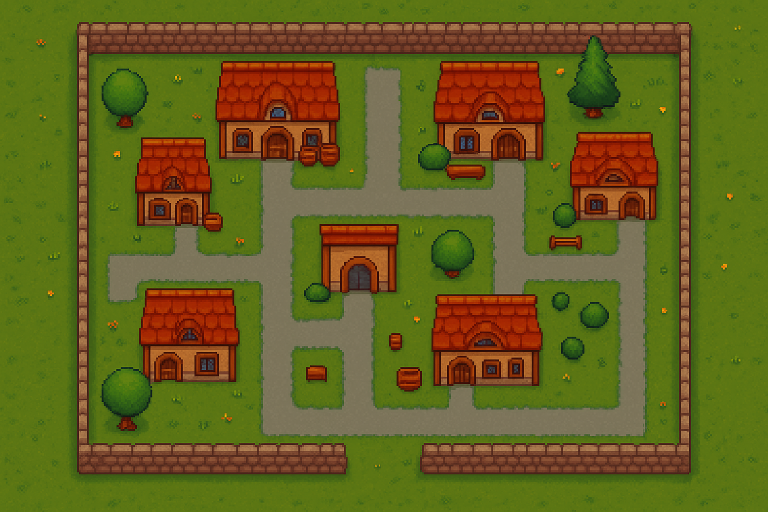
#> input picture assets/maps/city/background.png, 1536 x 1024 px (shown at 1/2 size)
$ python add_city_navigation_sign.py
#> lines starting #> are read from the running program, lines starting #| are printed output that depends on the picture
from pathlib import Path

from PIL import Image, ImageDraw

ROOT = Path(__file__).resolve().parents[1]
CITY_MAP = ROOT / "assets" / "maps" / "city" / "background.png"

WOOD = (176, 108, 53, 255)
WOOD_DARK = (91, 57, 29, 255)


def draw_gate_sign(draw, x, y):
    draw.rectangle((x - 7, y, x + 7, y + 70), fill=WOOD_DARK)
    draw.rectangle((x - 78, y + 7, x + 78, y + 35), fill=WOOD)
    draw.rectangle((x - 70, y + 12, x + 70, y + 30), outline=WOOD_DARK, width=3)
    draw.polygon([(x + 78, y + 7), (x + 112, y + 21), (x + 78, y + 35)], fill=WOOD)
    draw.rectangle((x - 46, y + 18, x + 46, y + 24), fill=WOOD_DARK)


def main():
    img = Image.open(CITY_MAP).convert("RGBA")
    draw = ImageDraw.Draw(img)
    draw_gate_sign(draw, 870, 875)
    img.save(CITY_MAP)
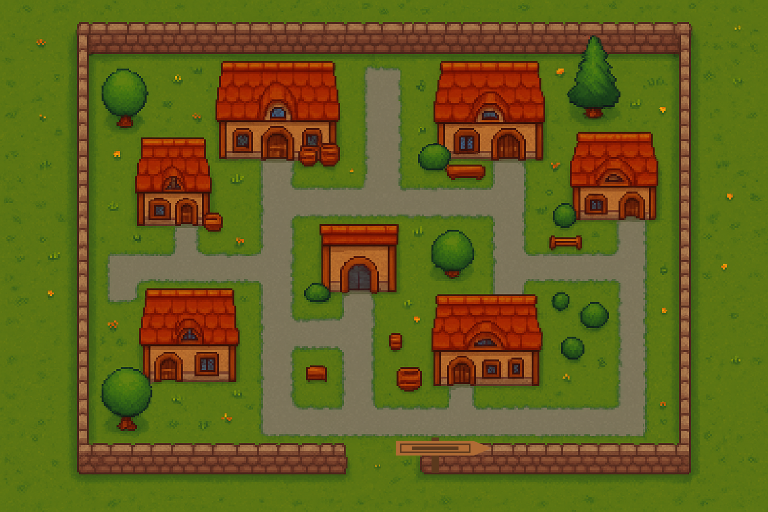
#> saved as background.png: PIL image 1536x1024 RGBA (shown at 1/2 size); mean R, G, B, A 100.6, 97.3, 30.3, 255


if __name__ == "__main__":
    main()
